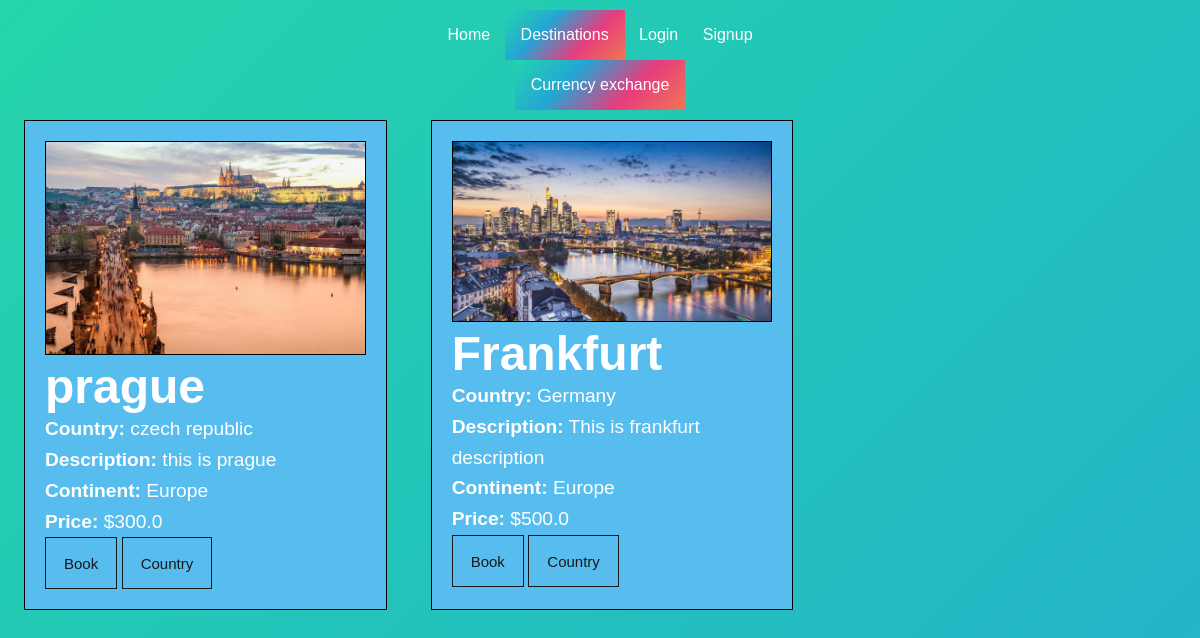
/europe, run on the app's committed database.
### app.py (models this page shows)
class Destination(db.Model):
    id = db.Column(db.Integer, primary_key=True)
    name = db.Column(db.String(100), nullable=False)
    description = db.Column(db.Text, nullable=False)
    price = db.Column(db.Float, nullable=False)
    country = db.Column(db.String(100), nullable=False)
    image_path = db.Column(db.String(200), nullable=False)
    continent_id = db.Column(db.Integer, db.ForeignKey('continent.id'), nullable=False)
    bookings = db.relationship('Booking', backref='destination', lazy=True)

### app.py (the view)
@app.route('/europe')
def europe():
    europe_destinations = Destination.query.filter_by(continent_id=2).all()
    return render_template('europe.html', europe_destinations=europe_destinations)

### templates/europe.html (shortened to what this page needs)
{% extends 'base.html' %}
{% block body %}
<body>
    <div class="grid-container">
        {% for destination in europe_destinations %}
            <div class="destination-card">
                <img src="{{ destination.image_path }}" alt="{{ destination.name }}" class="destination-image">
                <h2>{{ destination.name }}</h2>
                <p><strong>Country:</strong> {{ destination.country }}</p>
                <p><strong>Description:</strong> {{ destination.description }}</p>
                <p><strong>Continent:</strong> Europe</p>
                <p><strong>Price:</strong> ${{ destination.price }}</p>
                <button class="button-57" role="button" onclick="window.location.href = '/bookings_form';"><span class="text">Book</span><span>Now</span></button>
                <button class="button-57" role="button" onclick="showCountryInfo('{{ destination.country }}', this);">Country</span><span>Info</span></button>
            </div>
        {% endfor %}
    </div>
</body>
{% endblock %}

### static/css/main.css (style rules this page uses)
* { margin: 0; padding: 0; box-sizing: border-box; }
body { font-family: 'Andale Mono', sans-serif; background: linear-gradient(-45deg, #ee7752, #e73c7e, #23a6d5, #23d5ab); background-size: 400% 400%; animation: gradient 15s ease infinite; height: 100vh; }
h2 { font-size: 3em; color: #fff; }
p { font-size: 1.2em; line-height: 1.6; color: #fff; }
.grid-container { display: grid; grid-template-columns: repeat(auto-fill, minmax(300px, 1fr)); grid-gap: 20px; }
.destination-card { border: 1px solid #000000; padding: 20px; background: #57bdef; color: #18181a; margin-left: 2vw; }
.destination-image { width: 100%; height: auto; border: 1px solid #000000; }
.button-57 { position: relative; overflow: hidden; border: 1px solid #18181a; color: #18181a; display: inline-block; font-size: 15px; line-height: 15px; padding: 18px 18px 17px; text-decoration: none; cursor: pointer; background: #57bdef; user-select: none; -webkit-user-select: none; touch-action: manipulation; }
.button-57 span:first-child { position: relative; transition: color 600ms cubic-bezier(0.48, 0, 0.12, 1); z-index: 10; }
.button-57:after { content: ""; position: absolute; bottom: -50%; left: 0; width: 100%; height: 100%; background-color:rgb(171, 112, 216); transform-origin: bottom center; transition: transform 600ms cubic-bezier(0.48, 0, 0.12, 1); transform: skewY(9.3deg) scaleY(0); z-index: 50; }

### data on the page
Destination: name (picture), name "prague", country "czech republic", description "this is prague", price "300.0"
Destination: shows a picture, name "Frankfurt", country "Germany", description "This is frankfurt description", price "500.0"
